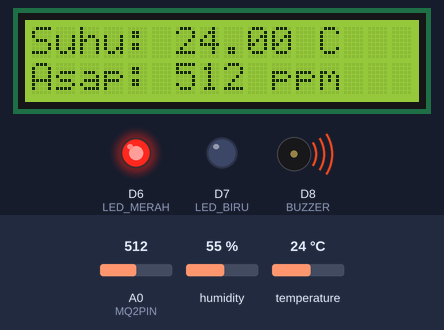
The sketch below on a simulated ESP8266 (NodeMCU). Shown: 16×2 character LCD, output pins drawn as LEDs (lit = HIGH), buzzer (waves = sounding, pin HIGH). Inputs (shaded band) come from the test bench; at power-on: A0 (MQ2PIN) = 512, temperature 24 °C, humidity 55 %. WiFi joins after 1.5 s; servers stay silent unless stated; uploads are accepted with an empty reply; what the sketch prints to the serial monitor is not drawn.

Above: at 4.7 s.
4.8 s: A0 (MQ2PIN) set to 489
At 10.1 s:
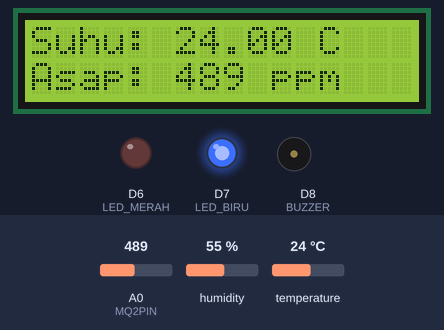
10.4 s: temperature set to 30.5 °C
At 15.4 s:
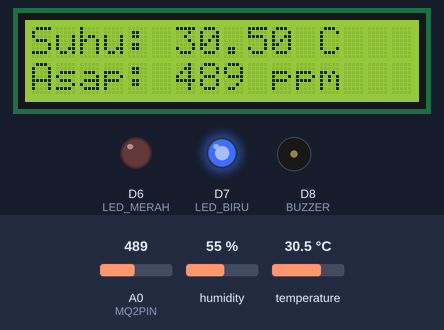
15.7 s: temperature set to 31.7 °C
At 21.3 s:
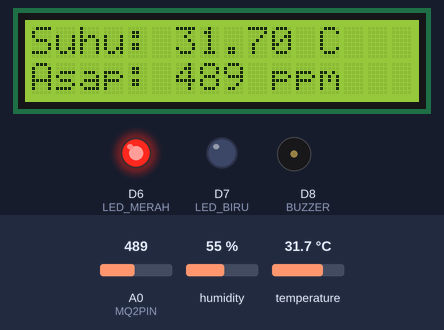
26.5 s: A0 (MQ2PIN) set to 290
At 31.1 s:
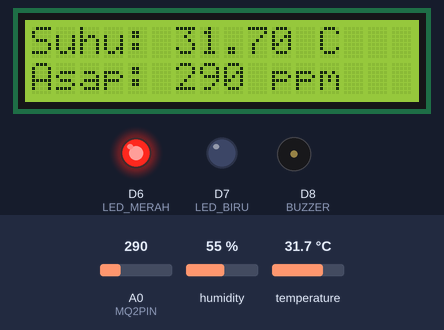
37.3 s: A0 (MQ2PIN) set to 210
At 47.5 s:
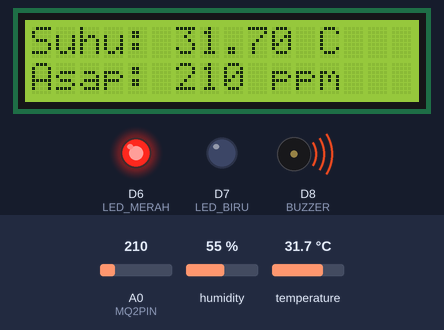
48.1 s: A0 (MQ2PIN) set to 185
At 58.8 s:
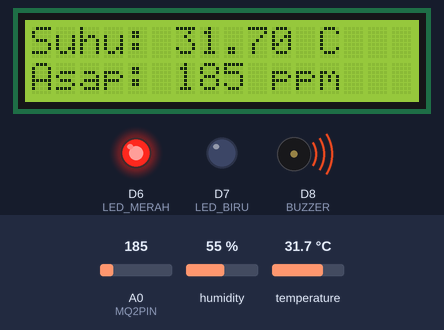
Timing chart, 0 to 59.9 s (numbered marks = the images above; inputs shaded):
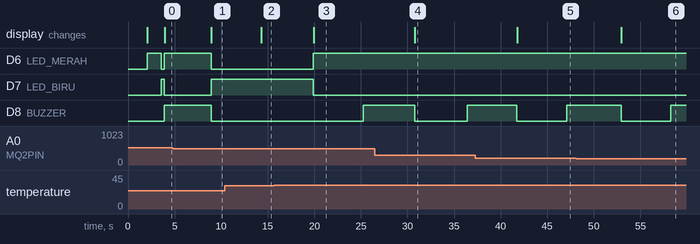

The sketch:

Monitoring.ino
```cpp
#include <Wire.h>
#include <LiquidCrystal_I2C.h>
#include <DHT.h>
#include <ESP8266WiFi.h>
#include <ESP8266HTTPClient.h>
#include <WiFiClientSecure.h>
#include <ESP8266WebServer.h>
#include <UniversalTelegramBot.h>
#include <ArduinoJson.h>

// ================== LCD I2C ==================
LiquidCrystal_I2C lcd(0x27, 16, 2);

// ================== Sensor ===================
#define MQ2PIN A0
#define DHTPIN D5
#define DHTTYPE DHT22
DHT dht(DHTPIN, DHTTYPE);

// ================== Output ===================
#define LED_MERAH D6
#define LED_BIRU D7
#define BUZZER D8

// ================== WiFi =====================
const char* ssid = "Lab Riset TI";
const char* password = "labrisetti";

// ================== Telegram Bot =============
#define BOTtoken "8144240581:AAF-0aaErL-en0FA9_m40s_bOzlWWLgk_kU"
#define CHAT_ID "-4795936771"

WiFiClientSecure Client;
UniversalTelegramBot bot(BOTtoken, Client);

unsigned long lastTimeBotRan;
const int botRequestDelay = 1000;

// ============== Lokasi & Status ==============
const char* lokasiList[] = { "Ruang Server", "Ruang IT", "Ruang Data Center" };
int lokasiIndex = 0;
unsigned long lastLokasiSwitchTime = 0;
const unsigned long lokasiSwitchInterval = 60000;

// ============== Notifikasi Telegram ===========
bool alreadyNotified = false;
unsigned long lastNotifyTime = 0;
const unsigned long notifyInterval = 15000;

// ============== Data Kirim Server =============
unsigned long lastDataSendTime = 0; // Waktu terakhir data dikirim
const unsigned long dataSendInterval = 20000;

// ============== Buzzer non-blocking ==============
unsigned long previousMillis = 0;
const long interval = 500;  // Interval ON/OFF buzzer (ms)
bool buzzerState = false;

// ============== WiFi Connect ==================
void connectWiFi() {
  Serial.println("Menghubungkan ke WiFi...");
  WiFi.begin(ssid, password);
  digitalWrite(BUZZER, LOW);
  int attempt = 0;

  while (WiFi.status() != WL_CONNECTED && attempt < 20) {
    delay(500);
    Serial.print(".");
    attempt++;
  }

  if (WiFi.status() == WL_CONNECTED) {
    Serial.println("\n✅ WiFi Terhubung!");
    Serial.print("IP ESP8266: ");
    Serial.println(WiFi.localIP());
    digitalWrite(LED_MERAH, LOW);
    digitalWrite(LED_BIRU, HIGH);
  } else {
    Serial.println("\n❌ Gagal Terhubung ke WiFi!");
    digitalWrite(LED_MERAH, HIGH);
    digitalWrite(LED_BIRU, LOW);
  }
}

// ============== Handle Pesan Telegram =========
void handleNewMessages(int numNewMessages) {
  for (int i = 0; i < numNewMessages; i++) {
    String chat_id = bot.messages[i].chat_id;
    String text = bot.messages[i].text;
    String from_name = bot.messages[i].from_name;
    const char* lokasi = lokasiList[lokasiIndex];

    // Baca ulang kadar asap untuk mengetahui status saat ini
    int asap = analogRead(MQ2PIN);
    String status = "Aman";
    if (asap >= 201 && asap <= 300) status = "Siaga";
    else if (asap >= 301 && asap <= 500) status = "Bahaya";
    else if (asap >= 501) status = "Darurat";

    Serial.println("📩 Pesan masuk: " + text + " dari " + from_name);

    if (text == "/start") {
      String welcome = "👋 Selamat datang, " + from_name + "!\n\n";
      welcome += "Perintah:\n";
      welcome += "🌡 /Temperatur - Cek suhu\n";
      welcome += "🌫 /Asap - Cek kadar asap\n\n";
      bot.sendMessage(chat_id, welcome, "");
    }

    if (text == "/Temperatur") {
      float suhu = dht.readTemperature();
      if (isnan(suhu)) {
        bot.sendMessage(chat_id, "⚠ Gagal membaca sensor suhu!", "");
      } else {
        bot.sendMessage(chat_id, "🌡 Suhu di " + String(lokasi) + ": " + String(suhu, 1) + " °C", "");
      }
    }

    if (text == "/Asap") {
      int asap = analogRead(MQ2PIN);
      String status = "Aman";
      if (asap >= 201 && asap <= 300) status = "Siaga";
      else if (asap >= 301 && asap <= 500) status = "Bahaya";
      else if (asap >= 501) status = "Darurat";

      String asapMsg = "🌫 Kadar asap di " + String(lokasi) + ":\n";
      asapMsg += String(asap) + " ppm\nStatus: " + status;
      bot.sendMessage(chat_id, asapMsg, "");
    }
  }
}

// ============== Setup ========================
void setup() {
  Serial.begin(115200);
  Wire.begin(D2, D1);
  lcd.begin(16, 2);
  lcd.setBacklight(255);

  pinMode(LED_MERAH, OUTPUT);
  pinMode(LED_BIRU, OUTPUT);
  pinMode(BUZZER, OUTPUT);
  pinMode(MQ2PIN, INPUT);

  digitalWrite(BUZZER, LOW);

  dht.begin();
  delay(2000);

  lcd.clear();
  lcd.print("Connecting...");
  digitalWrite(LED_MERAH, HIGH);
  digitalWrite(LED_BIRU, LOW);

  WiFi.mode(WIFI_STA);
  connectWiFi();

  Client.setInsecure();  // untuk HTTPS Telegram
  bot = UniversalTelegramBot(BOTtoken, Client);

  lastTimeBotRan = millis();
}

// ============== Loop Utama ===================
void loop() {
  if (WiFi.status() != WL_CONNECTED) {
    connectWiFi();
  }

  // Ganti lokasi tiap interval
  if (millis() - lastLokasiSwitchTime >= lokasiSwitchInterval) {
    lokasiIndex = (lokasiIndex + 1) % 3;
    lastLokasiSwitchTime = millis();
    Serial.println("🔁 Lokasi berganti ke: " + String(lokasiList[lokasiIndex]));
  }

  const char* lokasi = lokasiList[lokasiIndex];
  float suhu = dht.readTemperature();
  if (isnan(suhu)) {
    delay(1000);
    suhu = dht.readTemperature();
  }

  int asap = analogRead(MQ2PIN);
  String status = "Aman";
  if (asap >= 201 && asap <= 300) status = "Siaga";
  else if (asap >= 301 && asap <= 500) status = "Bahaya";
  else if (asap >= 501) status = "Darurat";

  // Serial monitor
Serial.print("Suhu: "); Serial.print(suhu);
Serial.print(" C | Asap: "); Serial.print(asap);
Serial.print(" | Status: "); Serial.print(status);
Serial.print(" | Lokasi: "); Serial.println(lokasi);

  // Kirim notifikasi Telegram
   if ((asap >= 500 || suhu >= 31) && WiFi.status() == WL_CONNECTED) {
    if (!alreadyNotified || millis() - lastNotifyTime >= notifyInterval) {
      String notifMsg = "🚨 PERINGATAN! 🚨\n\n";
      notifMsg += "🌡 Suhu: " + String(suhu, 1) + " °C\n";
      notifMsg += "🌫 Asap: " + String(asap) + " ppm\n";
      notifMsg += "📍 Lokasi: " + String(lokasi) + "\n";
      notifMsg += "Status: " + status + "\n\nSegera cek lokasi!";

      bool sent = bot.sendMessage(CHAT_ID, notifMsg, "Markdown");

      if (sent) {
        Serial.println("✅ Notifikasi Telegram berhasil dikirim.");
        alreadyNotified = true;
        lastNotifyTime = millis();
      } else {
        Serial.println("❌ Gagal mengirim notifikasi Telegram!");
      }
    }
  } else {
    alreadyNotified = false;
  }
  // Buzzer & LED indikator dengan blinking (berulang tanpa delay)
unsigned long currentMillis = millis();

if (suhu > 31 && asap > 500) {
  if (currentMillis - previousMillis >= interval) {
    previousMillis = currentMillis;
    buzzerState = !buzzerState;
    digitalWrite(BUZZER, buzzerState ? HIGH : LOW);
  }
  digitalWrite(LED_MERAH, HIGH);
  digitalWrite(LED_BIRU, LOW);

} else if (asap > 1000) {
  if (currentMillis - previousMillis >= interval) {
    previousMillis = currentMillis;
    buzzerState = !buzzerState;
    digitalWrite(BUZZER, buzzerState ? HIGH : LOW);
  }
  digitalWrite(LED_MERAH, HIGH);
  digitalWrite(LED_BIRU, LOW);

} else if (asap >= 500) {
  if (currentMillis - previousMillis >= interval) {
    previousMillis = currentMillis;
    buzzerState = !buzzerState;
    digitalWrite(BUZZER, buzzerState ? HIGH : LOW);
  }
  digitalWrite(LED_MERAH, HIGH);
  digitalWrite(LED_BIRU, LOW);

} else if (suhu > 31 && suhu < 100) {
  if (currentMillis - previousMillis >= interval) {
    previousMillis = currentMillis;
    buzzerState = !buzzerState;
    digitalWrite(BUZZER, buzzerState ? HIGH : LOW);
  }
  digitalWrite(LED_MERAH, HIGH);
  digitalWrite(LED_BIRU, LOW);

} else {
  // Kondisi aman
  digitalWrite(BUZZER, LOW);
  digitalWrite(LED_MERAH, LOW);
  digitalWrite(LED_BIRU, HIGH);
}
  // LCD tampilan
  lcd.setCursor(0, 0);
  lcd.print("Suhu: ");
  lcd.print(!isnan(suhu) ? String(suhu) + " C " : "Error     ");

  lcd.setCursor(0, 1);
  lcd.print("Asap: ");
  lcd.print(asap);
  lcd.print(" ppm     ");

 // Kirim ke server lokal
if (millis() - lastDataSendTime >= dataSendInterval) {
  WiFiClient client;
  HTTPClient http;

  http.begin(client, "http://192.168.43.144/Monitoring/kirim.php");
  http.addHeader("Content-Type", "application/x-www-form-urlencoded");

  String postData = "suhu=" + String(suhu, 2) + "&kadar_asap=" + String(asap) + "&status=" + status + "&lokasi=" + String(lokasi);

  int httpCode = http.POST(postData);

  if (httpCode > 0) {
    Serial.print("Kode Respon HTTP: ");
    Serial.println(httpCode);
    String payload = http.getString();
    Serial.println(payload);

    if (httpCode == 200) {
      Serial.println("Berhasil mengirim data!");
      Serial.println("Data: Suhu=" + String(suhu, 2) + "°C, Asap=" + String(asap) + ", Status=" + status);
    }
  } else {
    Serial.println("Gagal mengirim data.");
  }

  http.end();
  lastDataSendTime = millis();
}
  // Cek pesan baru dari Telegram
  if (millis() > lastTimeBotRan + botRequestDelay) {
    int numNewMessages = bot.getUpdates(bot.last_message_received + 1);
    while (numNewMessages) {
      handleNewMessages(numNewMessages);
      numNewMessages = bot.getUpdates(bot.last_message_received + 1);
    }
    lastTimeBotRan = millis();
  }

  delay(5000);
}
```

Measured:
- the behaviour switches between 500 and 499 on A0 (MQ2PIN) (found by bisection; images 0 and 1)
- the behaviour switches between 31 and 31.1 °C on temperature (found by bisection; images 2 and 3)
- after the input at 4.8 s, D6 (LED_MERAH): HIGH → LOW after 4.1 s; D7 (LED_BIRU): LOW → HIGH after 4.1 s; the display: changes after 4.2 s (image 1)
- after the input at 10.4 s, the display: changes after 3.9 s (image 2)
- after the input at 15.7 s, D6 (LED_MERAH): LOW → HIGH after 4.2 s; D7 (LED_BIRU): HIGH → LOW after 4.2 s; D8 (BUZZER): LOW → HIGH after 9.5 s; the display: changes after 4.2 s (image 3)
- after the input at 26.5 s, the display: changes after 4.3 s (image 4)
- after the input at 37.3 s, the display: changes after 4.5 s (image 5)
- after the input at 48.1 s, the display: changes after 4.9 s (image 6)
